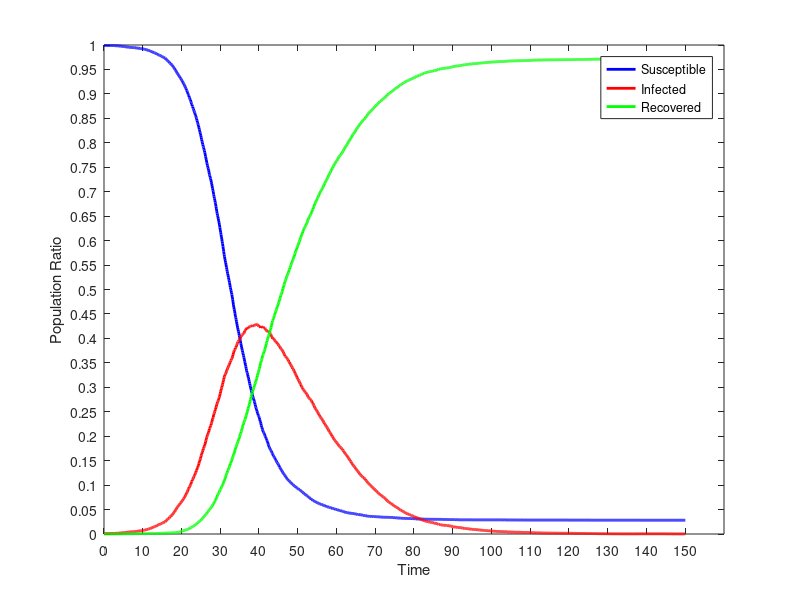

Write MATLAB code to recreate this figure.
dynamics = [
0.00,9990.000,10.000,0.000;
0.10,9990.000,10.000,0.000;
0.20,9990.000,10.000,0.000;
0.30,9990.000,10.000,0.000;
0.40,9990.000,10.000,0.000;
0.50,9989.000,11.000,0.000;
0.60,9988.000,12.000,0.000;
0.70,9988.000,12.000,0.000;
0.80,9988.000,12.000,0.000;
0.90,9988.000,12.000,0.000;
1.00,9988.000,12.000,0.000;
1.10,9988.000,12.000,0.000;
1.20,9988.000,12.000,0.000;
1.30,9988.000,12.000,0.000;
1.40,9988.000,12.000,0.000;
1.50,9988.000,12.000,0.000;
1.60,9988.000,12.000,0.000;
1.70,9988.000,12.000,0.000;
1.80,9988.000,12.000,0.000;
1.90,9988.000,12.000,0.000;
2.00,9988.000,12.000,0.000;
2.10,9988.000,12.000,0.000;
2.20,9988.000,12.000,0.000;
2.30,9988.000,11.000,1.000;
2.40,9988.000,11.000,1.000;
2.50,9987.000,12.000,1.000;
2.60,9987.000,12.000,1.000;
2.70,9987.000,12.000,1.000;
2.80,9986.000,13.000,1.000;
2.90,9986.000,13.000,1.000;
3.00,9986.000,13.000,1.000;
3.10,9984.000,15.000,1.000;
3.20,9983.000,16.000,1.000;
3.30,9983.000,15.000,2.000;
3.40,9982.000,16.000,2.000;
3.50,9982.000,16.000,2.000;
3.60,9981.000,17.000,2.000;
3.70,9981.000,17.000,2.000;
3.80,9981.000,17.000,2.000;
3.90,9981.000,17.000,2.000;
4.00,9981.000,17.000,2.000;
4.10,9979.000,19.000,2.000;
4.20,9976.000,22.000,2.000;
4.30,9976.000,21.000,3.000;
4.40,9975.000,22.000,3.000;
4.50,9974.000,23.000,3.000;
4.60,9973.000,24.000,3.000;
4.70,9972.000,25.000,3.000;
4.80,9971.000,26.000,3.000;
4.90,9971.000,26.000,3.000;
5.00,9970.000,27.000,3.000;
5.10,9970.000,26.000,4.000;
5.20,9968.000,28.000,4.000;
5.30,9966.000,30.000,4.000;
5.40,9964.000,32.000,4.000;
5.50,9964.000,32.000,4.000;
5.60,9963.000,33.000,4.000;
5.70,9962.000,34.000,4.000;
5.80,9961.000,35.000,4.000;
5.90,9959.000,36.000,5.000;
6.00,9958.000,37.000,5.000;
6.10,9958.000,37.000,5.000;
6.20,9957.000,38.000,5.000;
6.30,9956.000,39.000,5.000;
6.40,9954.000,41.000,5.000;
6.50,9954.000,41.000,5.000;
6.60,9953.000,42.000,5.000;
6.70,9951.000,44.000,5.000;
6.80,9951.000,44.000,5.000;
6.90,9951.000,44.000,5.000;
7.00,9951.000,44.000,5.000;
7.10,9950.000,45.000,5.000;
7.20,9950.000,45.000,5.000;
7.30,9950.000,45.000,5.000;
7.40,9950.000,45.000,5.000;
7.50,9949.000,46.000,5.000;
7.60,9948.000,47.000,5.000;
7.70,9948.000,47.000,5.000;
7.80,9946.000,48.000,6.000;
7.90,9944.000,50.000,6.000;
8.00,9942.000,52.000,6.000;
8.10,9942.000,52.000,6.000;
8.20,9941.000,53.000,6.000;
8.30,9941.000,53.000,6.000;
8.40,9940.000,54.000,6.000;
8.50,9939.000,55.000,6.000;
8.60,9939.000,55.000,6.000;
8.70,9937.000,57.000,6.000;
8.80,9936.000,58.000,6.000;
8.90,9936.000,58.000,6.000;
9.00,9934.000,60.000,6.000;
9.10,9931.000,63.000,6.000;
9.20,9929.000,64.000,7.000;
9.30,9929.000,64.000,7.000;
9.40,9927.000,66.000,7.000;
9.50,9926.000,67.000,7.000;
9.60,9925.000,68.000,7.000;
9.70,9924.000,69.000,7.000;
9.80,9923.000,70.000,7.000;
9.90,9923.000,70.000,7.000;
10.00,9921.000,72.000,7.000;
10.10,9920.000,73.000,7.000;
10.20,9918.000,75.000,7.000;
10.30,9917.000,76.000,7.000;
10.40,9916.000,77.000,7.000;
10.50,9913.000,80.000,7.000;
10.60,9910.000,83.000,7.000;
10.70,9910.000,83.000,7.000;
10.80,9907.000,86.000,7.000;
10.90,9904.000,89.000,7.000;
11.00,9902.000,90.000,8.000;
11.10,9899.000,92.000,9.000;
11.20,9897.000,94.000,9.000;
11.30,9895.000,96.000,9.000;
11.40,9893.000,98.000,9.000;
11.50,9889.000,102.000,9.000;
11.60,9886.000,105.000,9.000;
11.70,9884.000,106.000,10.000;
11.80,9880.000,110.000,10.000;
11.90,9880.000,110.000,10.000;
12.00,9875.000,115.000,10.000;
12.10,9872.000,118.000,10.000;
12.20,9866.000,124.000,10.000;
12.30,9865.000,124.000,11.000;
12.40,9862.000,127.000,11.000;
12.50,9858.000,131.000,11.000;
12.60,9855.000,134.000,11.000;
12.70,9849.000,140.000,11.000;
12.80,9845.000,144.000,11.000;
12.90,9844.000,145.000,11.000;
13.00,9840.000,149.000,11.000;
13.10,9837.000,152.000,11.000;
13.20,9834.000,155.000,11.000;
13.30,9832.000,157.000,11.000;
13.40,9828.000,161.000,11.000;
13.50,9825.000,164.000,11.000;
13.60,9821.000,168.000,11.000;
13.70,9812.000,176.000,12.000;
13.80,9809.000,179.000,12.000;
13.90,9806.000,182.000,12.000;
14.00,9800.000,188.000,12.000;
14.10,9798.000,190.000,12.000;
14.20,9795.000,193.000,12.000;
14.30,9792.000,196.000,12.000;
14.40,9787.000,200.000,13.000;
14.50,9784.000,202.000,14.000;
14.60,9780.000,206.000,14.000;
14.70,9775.000,210.000,15.000;
14.80,9770.000,215.000,15.000;
14.90,9768.000,217.000,15.000;
15.00,9764.000,220.000,16.000;
15.10,9759.000,225.000,16.000;
15.20,9755.000,228.000,17.000;
15.30,9751.000,232.000,17.000;
15.40,9746.000,236.000,18.000;
15.50,9740.000,242.000,18.000;
15.60,9735.000,247.000,18.000;
15.70,9733.000,248.000,19.000;
15.80,9732.000,249.000,19.000;
15.90,9725.000,256.000,19.000;
16.00,9714.000,267.000,19.000;
16.10,9701.000,280.000,19.000;
16.20,9693.000,288.000,19.000;
16.30,9684.000,297.000,19.000;
16.40,9678.000,303.000,19.000;
16.50,9669.000,312.000,19.000;
16.60,9665.000,315.000,20.000;
16.70,9660.000,319.000,21.000;
16.80,9653.000,325.000,22.000;
16.90,9644.000,334.000,22.000;
17.00,9631.000,347.000,22.000;
17.10,9625.000,353.000,22.000;
17.20,9620.000,358.000,22.000;
17.30,9609.000,369.000,22.000;
17.40,9600.000,377.000,23.000;
17.50,9591.000,386.000,23.000;
17.60,9587.000,390.000,23.000;
17.70,9574.000,403.000,23.000;
17.80,9563.000,412.000,25.000;
17.90,9552.000,423.000,25.000;
18.00,9540.000,434.000,26.000;
18.10,9528.000,445.000,27.000;
18.20,9518.000,453.000,29.000;
18.30,9504.000,467.000,29.000;
18.40,9489.000,482.000,29.000;
18.50,9480.000,491.000,29.000;
18.60,9466.000,504.000,30.000;
18.70,9452.000,517.000,31.000;
18.80,9437.000,532.000,31.000;
18.90,9422.000,546.000,32.000;
19.00,9413.000,554.000,33.000;
19.10,9400.000,565.000,35.000;
19.20,9387.000,574.000,39.000;
19.30,9374.000,587.000,39.000;
19.40,9364.000,596.000,40.000;
19.50,9352.000,607.000,41.000;
19.60,9340.000,617.000,43.000;
19.70,9324.000,631.000,45.000;
19.80,9313.000,638.000,49.000;
19.90,9303.000,647.000,50.000;
20.00,9289.000,660.000,51.000;
20.10,9275.000,671.000,54.000;
20.20,9263.000,680.000,57.000;
20.30,9246.000,691.000,63.000;
20.40,9231.000,704.000,65.000;
20.50,9212.000,719.000,69.000;
20.60,9202.000,727.000,71.000;
20.70,9186.000,739.000,75.000;
20.80,9170.000,755.000,75.000;
20.90,9152.000,770.000,78.000;
21.00,9134.000,785.000,81.000;
21.10,9118.000,799.000,83.000;
21.20,9102.000,814.000,84.000;
21.30,9078.000,835.000,87.000;
21.40,9065.000,846.000,89.000;
21.50,9042.000,868.000,90.000;
21.60,9020.000,885.000,95.000;
21.70,8998.000,905.000,97.000;
21.80,8980.000,920.000,100.000;
21.90,8961.000,934.000,105.000;
22.00,8930.000,959.000,111.000;
22.10,8910.000,969.000,121.000;
22.20,8892.000,983.000,125.000;
22.30,8875.000,997.000,128.000;
22.40,8849.000,1018.000,133.000;
22.50,8823.000,1043.000,134.000;
22.60,8796.000,1068.000,136.000;
22.70,8777.000,1080.000,143.000;
22.80,8748.000,1105.000,147.000;
22.90,8736.000,1112.000,152.000;
23.00,8706.000,1139.000,155.000;
23.10,8685.000,1152.000,163.000;
23.20,8658.000,1174.000,168.000;
23.30,8638.000,1186.000,176.000;
23.40,8619.000,1202.000,179.000;
23.50,8591.000,1225.000,184.000;
23.60,8567.000,1243.000,190.000;
23.70,8544.000,1262.000,194.000;
23.80,8514.000,1288.000,198.000;
23.90,8492.000,1303.000,205.000;
24.00,8458.000,1328.000,214.000;
24.10,8422.000,1351.000,227.000;
24.20,8399.000,1368.000,233.000;
24.30,8372.000,1390.000,238.000;
24.40,8344.000,1410.000,246.000;
24.50,8306.000,1443.000,251.000;
24.60,8275.000,1469.000,256.000;
24.70,8241.000,1494.000,265.000;
24.80,8207.000,1520.000,273.000;
24.90,8180.000,1544.000,276.000;
25.00,8142.000,1577.000,281.000;
25.10,8104.000,1604.000,292.000;
25.20,8064.000,1633.000,303.000;
25.30,8031.000,1659.000,310.000;
25.40,8000.000,1679.000,321.000;
25.50,7965.000,1705.000,330.000;
25.60,7927.000,1739.000,334.000;
25.70,7904.000,1753.000,343.000;
25.80,7869.000,1775.000,356.000;
25.90,7841.000,1794.000,365.000;
26.00,7804.000,1818.000,378.000;
26.10,7770.000,1843.000,387.000;
26.20,7721.000,1887.000,392.000;
26.30,7687.000,1910.000,403.000;
26.40,7650.000,1941.000,409.000;
26.50,7605.000,1976.000,419.000;
26.60,7572.000,1998.000,430.000;
26.70,7534.000,2019.000,447.000;
26.80,7501.000,2039.000,460.000;
26.90,7470.000,2062.000,468.000;
27.00,7440.000,2082.000,478.000;
27.10,7399.000,2112.000,489.000;
27.20,7351.000,2151.000,498.000;
27.30,7328.000,2163.000,509.000;
27.40,7298.000,2184.000,518.000;
27.50,7266.000,2208.000,526.000;
27.60,7237.000,2223.000,540.000;
27.70,7195.000,2259.000,546.000;
27.80,7158.000,2282.000,560.000;
27.90,7117.000,2310.000,573.000;
28.00,7070.000,2348.000,582.000;
28.10,7030.000,2372.000,598.000;
28.20,6997.000,2390.000,613.000;
28.30,6943.000,2434.000,623.000;
28.40,6901.000,2462.000,637.000;
28.50,6862.000,2482.000,656.000;
28.60,6827.000,2505.000,668.000;
28.70,6783.000,2538.000,679.000;
28.80,6750.000,2555.000,695.000;
28.90,6696.000,2591.000,713.000;
29.00,6650.000,2613.000,737.000;
29.10,6601.000,2646.000,753.000;
29.20,6556.000,2673.000,771.000;
29.30,6517.000,2692.000,791.000;
29.40,6483.000,2710.000,807.000;
29.50,6444.000,2729.000,827.000;
29.60,6401.000,2761.000,838.000;
29.70,6363.000,2786.000,851.000;
29.80,6321.000,2807.000,872.000;
29.90,6269.000,2843.000,888.000;
30.00,6217.000,2873.000,910.000;
30.10,6171.000,2910.000,919.000;
30.20,6124.000,2941.000,935.000;
30.30,6074.000,2974.000,952.000;
30.40,6031.000,2998.000,971.000;
30.50,5978.000,3037.000,985.000;
30.60,5939.000,3056.000,1005.000;
30.70,5881.000,3099.000,1020.000;
30.80,5827.000,3132.000,1041.000;
30.90,5777.000,3160.000,1063.000;
31.00,5714.000,3202.000,1084.000;
31.10,5671.000,3225.000,1104.000;
31.20,5623.000,3252.000,1125.000;
31.30,5585.000,3268.000,1147.000;
31.40,5547.000,3281.000,1172.000;
31.50,5503.000,3298.000,1199.000;
31.60,5454.000,3326.000,1220.000;
31.70,5413.000,3349.000,1238.000;
31.80,5371.000,3368.000,1261.000;
31.90,5327.000,3385.000,1288.000;
32.00,5294.000,3402.000,1304.000;
32.10,5250.000,3429.000,1321.000;
32.20,5212.000,3442.000,1346.000;
32.30,5179.000,3460.000,1361.000;
32.40,5141.000,3478.000,1381.000;
32.50,5089.000,3504.000,1407.000;
32.60,5043.000,3522.000,1435.000;
32.70,5007.000,3542.000,1451.000;
32.80,4973.000,3552.000,1475.000;
32.90,4932.000,3574.000,1494.000;
33.00,4896.000,3586.000,1518.000;
33.10,4848.000,3604.000,1548.000;
33.20,4799.000,3637.000,1564.000;
33.30,4746.000,3665.000,1589.000;
33.40,4686.000,3704.000,1610.000;
33.50,4641.000,3727.000,1632.000;
33.60,4597.000,3748.000,1655.000;
33.70,4559.000,3763.000,1678.000;
33.80,4514.000,3773.000,1713.000;
33.90,4459.000,3803.000,1738.000;
34.00,4427.000,3812.000,1761.000;
34.10,4387.000,3824.000,1789.000;
34.20,4341.000,3852.000,1807.000;
34.30,4295.000,3874.000,1831.000;
34.40,4255.000,3895.000,1850.000;
34.50,4215.000,3911.000,1874.000;
34.60,4175.000,3933.000,1892.000;
34.70,4143.000,3936.000,1921.000;
34.80,4107.000,3951.000,1942.000;
34.90,4062.000,3970.000,1968.000;
35.00,4030.000,3980.000,1990.000;
35.10,3986.000,3993.000,2021.000;
35.20,3949.000,4012.000,2039.000;
35.30,3900.000,4039.000,2061.000;
35.40,3864.000,4042.000,2094.000;
35.50,3823.000,4059.000,2118.000;
35.60,3783.000,4069.000,2148.000;
35.70,3754.000,4073.000,2173.000;
35.80,3715.000,4080.000,2205.000;
35.90,3684.000,4089.000,2227.000;
36.00,3651.000,4094.000,2255.000;
36.10,3610.000,4105.000,2285.000;
36.20,3577.000,4118.000,2305.000;
36.30,3531.000,4149.000,2320.000;
36.40,3500.000,4158.000,2342.000;
36.50,3457.000,4178.000,2365.000;
36.60,3425.000,4177.000,2398.000;
36.70,3381.000,4196.000,2423.000;
36.80,3341.000,4210.000,2449.000;
36.90,3306.000,4217.000,2477.000;
37.00,3287.000,4206.000,2507.000;
37.10,3254.000,4209.000,2537.000;
37.20,3214.000,4219.000,2567.000;
37.30,3187.000,4216.000,2597.000;
37.40,3151.000,4230.000,2619.000;
37.50,3114.000,4235.000,2651.000;
37.60,3077.000,4244.000,2679.000;
37.70,3038.000,4247.000,2715.000;
37.80,3008.000,4244.000,2748.000;
37.90,2968.000,4254.000,2778.000;
38.00,2937.000,4255.000,2808.000;
38.10,2911.000,4252.000,2837.000;
38.20,2880.000,4258.000,2862.000;
38.30,2843.000,4264.000,2893.000;
38.40,2814.000,4253.000,2933.000;
38.50,2790.000,4258.000,2952.000;
38.60,2767.000,4259.000,2974.000;
38.70,2738.000,4261.000,3001.000;
38.80,2711.000,4262.000,3027.000;
38.90,2683.000,4269.000,3048.000;
39.00,2650.000,4275.000,3075.000;
39.10,2612.000,4287.000,3101.000;
39.20,2584.000,4290.000,3126.000;
39.30,2561.000,4290.000,3149.000;
39.40,2536.000,4287.000,3177.000;
39.50,2509.000,4283.000,3208.000;
39.60,2476.000,4282.000,3242.000;
39.70,2455.000,4273.000,3272.000;
39.80,2430.000,4272.000,3298.000;
39.90,2412.000,4264.000,3324.000;
40.00,2395.000,4243.000,3362.000;
40.10,2373.000,4245.000,3382.000;
40.20,2334.000,4245.000,3421.000;
40.30,2310.000,4234.000,3456.000;
40.40,2289.000,4217.000,3494.000;
40.50,2254.000,4229.000,3517.000;
40.60,2218.000,4239.000,3543.000;
40.70,2188.000,4244.000,3568.000;
40.80,2168.000,4236.000,3596.000;
40.90,2138.000,4221.000,3641.000;
41.00,2111.000,4230.000,3659.000;
41.10,2091.000,4234.000,3675.000;
41.20,2075.000,4229.000,3696.000;
41.30,2061.000,4214.000,3725.000;
41.40,2042.000,4212.000,3746.000;
41.50,2018.000,4212.000,3770.000;
41.60,2000.000,4199.000,3801.000;
41.70,1985.000,4190.000,3825.000;
41.80,1963.000,4174.000,3863.000;
41.90,1944.000,4162.000,3894.000;
42.00,1921.000,4156.000,3923.000;
42.10,1905.000,4143.000,3952.000;
42.20,1883.000,4138.000,3979.000;
42.30,1859.000,4134.000,4007.000;
42.40,1831.000,4135.000,4034.000;
42.50,1803.000,4139.000,4058.000;
42.60,1783.000,4141.000,4076.000;
42.70,1769.000,4122.000,4109.000;
42.80,1749.000,4109.000,4142.000;
42.90,1732.000,4098.000,4170.000;
43.00,1717.000,4090.000,4193.000;
43.10,1706.000,4072.000,4222.000;
43.20,1693.000,4051.000,4256.000;
43.30,1673.000,4032.000,4295.000;
43.40,1656.000,4018.000,4326.000;
43.50,1640.000,3997.000,4363.000;
43.60,1621.000,4003.000,4376.000;
43.70,1603.000,3996.000,4401.000;
43.80,1592.000,3991.000,4417.000;
43.90,1575.000,3981.000,4444.000;
44.00,1561.000,3968.000,4471.000;
44.10,1551.000,3955.000,4494.000;
44.20,1532.000,3946.000,4522.000;
44.30,1515.000,3934.000,4551.000;
44.40,1506.000,3925.000,4569.000;
44.50,1483.000,3927.000,4590.000;
44.60,1468.000,3915.000,4617.000;
44.70,1461.000,3894.000,4645.000;
44.80,1445.000,3893.000,4662.000;
44.90,1435.000,3879.000,4686.000;
45.00,1420.000,3870.000,4710.000;
45.10,1407.000,3854.000,4739.000;
45.20,1389.000,3849.000,4762.000;
45.30,1366.000,3843.000,4791.000;
45.40,1358.000,3827.000,4815.000;
45.50,1345.000,3811.000,4844.000;
45.60,1332.000,3793.000,4875.000;
45.70,1317.000,3786.000,4897.000;
45.80,1306.000,3780.000,4914.000;
45.90,1294.000,3771.000,4935.000;
46.00,1279.000,3763.000,4958.000;
46.10,1262.000,3749.000,4989.000;
46.20,1249.000,3729.000,5022.000;
46.30,1236.000,3714.000,5050.000;
46.40,1228.000,3693.000,5079.000;
46.50,1216.000,3682.000,5102.000;
46.60,1204.000,3667.000,5129.000;
46.70,1196.000,3641.000,5163.000;
46.80,1182.000,3635.000,5183.000;
46.90,1170.000,3628.000,5202.000;
47.00,1161.000,3617.000,5222.000;
47.10,1146.000,3603.000,5251.000;
47.20,1134.000,3596.000,5270.000;
47.30,1125.000,3583.000,5292.000;
47.40,1118.000,3571.000,5311.000;
47.50,1108.000,3562.000,5330.000;
47.60,1100.000,3552.000,5348.000;
47.70,1095.000,3527.000,5378.000;
47.80,1085.000,3516.000,5399.000;
47.90,1076.000,3511.000,5413.000;
48.00,1071.000,3481.000,5448.000;
48.10,1062.000,3471.000,5467.000;
48.20,1053.000,3458.000,5489.000;
48.30,1041.000,3445.000,5514.000;
48.40,1034.000,3431.000,5535.000;
48.50,1027.000,3414.000,5559.000;
48.60,1019.000,3402.000,5579.000;
48.70,1017.000,3381.000,5602.000;
48.80,1009.000,3374.000,5617.000;
48.90,1001.000,3364.000,5635.000;
49.00,993.000,3345.000,5662.000;
49.10,985.000,3330.000,5685.000;
49.20,976.000,3313.000,5711.000;
49.30,972.000,3291.000,5737.000;
49.40,966.000,3276.000,5758.000;
49.50,959.000,3258.000,5783.000;
49.60,950.000,3246.000,5804.000;
49.70,945.000,3228.000,5827.000;
49.80,943.000,3205.000,5852.000;
49.90,939.000,3185.000,5876.000;
50.00,935.000,3167.000,5898.000;
50.10,926.000,3162.000,5912.000;
50.20,918.000,3142.000,5940.000;
50.30,910.000,3133.000,5957.000;
50.40,905.000,3116.000,5979.000;
50.50,902.000,3100.000,5998.000;
50.60,894.000,3080.000,6026.000;
50.70,888.000,3064.000,6048.000;
50.80,883.000,3051.000,6066.000;
50.90,877.000,3031.000,6092.000;
51.00,875.000,3012.000,6113.000;
51.10,868.000,2999.000,6133.000;
51.20,859.000,2988.000,6153.000;
51.30,851.000,2969.000,6180.000;
51.40,846.000,2956.000,6198.000;
51.50,835.000,2947.000,6218.000;
51.60,826.000,2937.000,6237.000;
51.70,823.000,2922.000,6255.000;
51.80,816.000,2911.000,6273.000;
51.90,811.000,2904.000,6285.000;
52.00,805.000,2899.000,6296.000;
52.10,798.000,2889.000,6313.000;
52.20,791.000,2876.000,6333.000;
52.30,785.000,2864.000,6351.000;
52.40,780.000,2852.000,6368.000;
52.50,777.000,2833.000,6390.000;
52.60,771.000,2816.000,6413.000;
52.70,761.000,2801.000,6438.000;
52.80,755.000,2792.000,6453.000;
52.90,749.000,2781.000,6470.000;
53.00,740.000,2773.000,6487.000;
53.10,735.000,2765.000,6500.000;
53.20,729.000,2756.000,6515.000;
53.30,726.000,2745.000,6529.000;
53.40,717.000,2740.000,6543.000;
53.50,705.000,2730.000,6565.000;
53.60,704.000,2714.000,6582.000;
53.70,699.000,2696.000,6605.000;
53.80,696.000,2679.000,6625.000;
53.90,687.000,2673.000,6640.000;
54.00,682.000,2650.000,6668.000;
54.10,680.000,2635.000,6685.000;
54.20,674.000,2625.000,6701.000;
54.30,670.000,2607.000,6723.000;
54.40,666.000,2585.000,6749.000;
54.50,663.000,2571.000,6766.000;
54.60,658.000,2560.000,6782.000;
54.70,654.000,2544.000,6802.000;
54.80,647.000,2538.000,6815.000;
54.90,645.000,2525.000,6830.000;
55.00,642.000,2509.000,6849.000;
55.10,638.000,2496.000,6866.000;
55.20,634.000,2482.000,6884.000;
55.30,630.000,2467.000,6903.000;
55.40,626.000,2455.000,6919.000;
55.50,623.000,2438.000,6939.000;
55.60,618.000,2428.000,6954.000;
55.70,615.000,2410.000,6975.000;
55.80,613.000,2395.000,6992.000;
55.90,610.000,2384.000,7006.000;
56.00,608.000,2372.000,7020.000;
56.10,604.000,2362.000,7034.000;
56.20,600.000,2356.000,7044.000;
56.30,597.000,2343.000,7060.000;
56.40,595.000,2332.000,7073.000;
56.50,594.000,2318.000,7088.000;
56.60,590.000,2302.000,7108.000;
56.70,588.000,2287.000,7125.000;
56.80,585.000,2273.000,7142.000;
56.90,582.000,2255.000,7163.000;
57.00,575.000,2248.000,7177.000;
57.10,573.000,2234.000,7193.000;
57.20,569.000,2223.000,7208.000;
57.30,568.000,2208.000,7224.000;
57.40,564.000,2198.000,7238.000;
57.50,562.000,2185.000,7253.000;
57.60,557.000,2174.000,7269.000;
57.70,556.000,2157.000,7287.000;
57.80,553.000,2149.000,7298.000;
57.90,551.000,2136.000,7313.000;
58.00,549.000,2117.000,7334.000;
58.10,549.000,2099.000,7352.000;
58.20,547.000,2085.000,7368.000;
58.30,543.000,2078.000,7379.000;
58.40,540.000,2066.000,7394.000;
58.50,535.000,2052.000,7413.000;
58.60,532.000,2040.000,7428.000;
58.70,531.000,2027.000,7442.000;
58.80,529.000,2007.000,7464.000;
58.90,525.000,1997.000,7478.000;
59.00,521.000,1989.000,7490.000;
59.10,519.000,1974.000,7507.000;
59.20,518.000,1960.000,7522.000;
59.30,517.000,1946.000,7537.000;
59.40,517.000,1931.000,7552.000;
59.50,515.000,1919.000,7566.000;
59.60,512.000,1912.000,7576.000;
59.70,507.000,1903.000,7590.000;
59.80,503.000,1895.000,7602.000;
59.90,500.000,1883.000,7617.000;
60.00,499.000,1873.000,7628.000;
60.10,499.000,1865.000,7636.000;
60.20,498.000,1851.000,7651.000;
60.30,494.000,1843.000,7663.000;
60.40,490.000,1830.000,7680.000;
60.50,486.000,1817.000,7697.000;
60.60,484.000,1806.000,7710.000;
60.70,481.000,1801.000,7718.000;
60.80,480.000,1792.000,7728.000;
60.90,479.000,1782.000,7739.000;
61.00,478.000,1774.000,7748.000;
61.10,475.000,1767.000,7758.000;
61.20,474.000,1761.000,7765.000;
61.30,470.000,1749.000,7781.000;
61.40,469.000,1741.000,7790.000;
61.50,466.000,1731.000,7803.000;
61.60,465.000,1716.000,7819.000;
61.70,461.000,1709.000,7830.000;
61.80,458.000,1701.000,7841.000;
61.90,453.000,1685.000,7862.000;
62.00,452.000,1676.000,7872.000;
62.10,451.000,1662.000,7887.000;
62.20,448.000,1648.000,7904.000;
62.30,446.000,1639.000,7915.000;
62.40,443.000,1631.000,7926.000;
62.50,442.000,1619.000,7939.000;
62.60,439.000,1613.000,7948.000;
62.70,439.000,1601.000,7960.000;
62.80,438.000,1590.000,7972.000;
62.90,435.000,1576.000,7989.000;
63.00,432.000,1562.000,8006.000;
63.10,431.000,1550.000,8019.000;
63.20,429.000,1541.000,8030.000;
63.30,428.000,1526.000,8046.000;
63.40,427.000,1516.000,8057.000;
63.50,426.000,1505.000,8069.000;
63.60,426.000,1490.000,8084.000;
63.70,425.000,1481.000,8094.000;
63.80,424.000,1473.000,8103.000;
63.90,424.000,1456.000,8120.000;
64.00,423.000,1441.000,8136.000;
64.10,421.000,1431.000,8148.000;
64.20,419.000,1417.000,8164.000;
64.30,418.000,1405.000,8177.000;
64.40,417.000,1396.000,8187.000;
64.50,417.000,1386.000,8197.000;
64.60,415.000,1378.000,8207.000;
64.70,413.000,1369.000,8218.000;
64.80,412.000,1358.000,8230.000;
64.90,409.000,1347.000,8244.000;
65.00,407.000,1331.000,8262.000;
65.10,406.000,1321.000,8273.000;
65.20,404.000,1311.000,8285.000;
65.30,403.000,1300.000,8297.000;
65.40,400.000,1291.000,8309.000;
65.50,400.000,1282.000,8318.000;
65.60,400.000,1275.000,8325.000;
65.70,400.000,1262.000,8338.000;
65.80,395.000,1251.000,8354.000;
65.90,395.000,1242.000,8363.000;
66.00,395.000,1228.000,8377.000;
66.10,394.000,1217.000,8389.000;
66.20,394.000,1205.000,8401.000;
66.30,393.000,1199.000,8408.000;
66.40,391.000,1193.000,8416.000;
66.50,391.000,1185.000,8424.000;
66.60,387.000,1177.000,8436.000;
66.70,385.000,1172.000,8443.000;
66.80,383.000,1160.000,8457.000;
66.90,383.000,1151.000,8466.000;
67.00,381.000,1151.000,8468.000;
67.10,379.000,1143.000,8478.000;
67.20,377.000,1135.000,8488.000;
67.30,375.000,1128.000,8497.000;
67.40,374.000,1123.000,8503.000;
67.50,374.000,1107.000,8519.000;
67.60,372.000,1096.000,8532.000;
67.70,371.000,1088.000,8541.000;
67.80,370.000,1080.000,8550.000;
67.90,370.000,1071.000,8559.000;
68.00,366.000,1061.000,8573.000;
68.10,366.000,1047.000,8587.000;
68.20,364.000,1041.000,8595.000;
68.30,363.000,1033.000,8604.000;
68.40,362.000,1024.000,8614.000;
68.50,361.000,1019.000,8620.000;
68.60,361.000,1009.000,8630.000;
68.70,361.000,1001.000,8638.000;
68.80,361.000,995.000,8644.000;
68.90,361.000,986.000,8653.000;
69.00,360.000,978.000,8662.000;
69.10,359.000,970.000,8671.000;
69.20,359.000,961.000,8680.000;
69.30,359.000,951.000,8690.000;
69.40,359.000,945.000,8696.000;
69.50,356.000,940.000,8704.000;
69.60,356.000,933.000,8711.000;
69.70,356.000,924.000,8720.000;
69.80,356.000,912.000,8732.000;
69.90,355.000,904.000,8741.000;
70.00,354.000,899.000,8747.000;
70.10,354.000,890.000,8756.000;
70.20,354.000,884.000,8762.000;
70.30,353.000,881.000,8766.000;
70.40,353.000,868.000,8779.000;
70.50,352.000,862.000,8786.000;
70.60,352.000,855.000,8793.000;
70.70,351.000,849.000,8800.000;
70.80,351.000,839.000,8810.000;
70.90,350.000,828.000,8822.000;
71.00,350.000,820.000,8830.000;
71.10,350.000,815.000,8835.000;
71.20,349.000,808.000,8843.000;
71.30,349.000,802.000,8849.000;
71.40,346.000,802.000,8852.000;
71.50,346.000,792.000,8862.000;
71.60,346.000,785.000,8869.000;
71.70,345.000,780.000,8875.000;
71.80,345.000,773.000,8882.000;
71.90,344.000,767.000,8889.000;
72.00,344.000,761.000,8895.000;
72.10,343.000,756.000,8901.000;
72.20,343.000,748.000,8909.000;
72.30,343.000,745.000,8912.000;
72.40,343.000,739.000,8918.000;
72.50,343.000,732.000,8925.000;
72.60,343.000,721.000,8936.000;
72.70,343.000,710.000,8947.000;
72.80,342.000,709.000,8949.000;
72.90,342.000,700.000,8958.000;
73.00,342.000,687.000,8971.000;
73.10,342.000,680.000,8978.000;
73.20,342.000,670.000,8988.000;
73.30,342.000,664.000,8994.000;
73.40,342.000,660.000,8998.000;
73.50,341.000,652.000,9007.000;
73.60,340.000,649.000,9011.000;
73.70,340.000,643.000,9017.000;
73.80,340.000,639.000,9021.000;
73.90,340.000,631.000,9029.000;
74.00,340.000,628.000,9032.000;
74.10,340.000,619.000,9041.000;
74.20,340.000,615.000,9045.000;
74.30,339.000,612.000,9049.000;
74.40,338.000,607.000,9055.000;
74.50,336.000,604.000,9060.000;
74.60,336.000,597.000,9067.000;
74.70,335.000,590.000,9075.000;
74.80,334.000,583.000,9083.000;
74.90,333.000,573.000,9094.000;
75.00,333.000,567.000,9100.000;
75.10,333.000,564.000,9103.000;
75.20,333.000,559.000,9108.000;
75.30,333.000,555.000,9112.000;
75.40,330.000,552.000,9118.000;
75.50,330.000,547.000,9123.000;
75.60,329.000,544.000,9127.000;
75.70,329.000,539.000,9132.000;
75.80,328.000,533.000,9139.000;
75.90,328.000,523.000,9149.000;
76.00,327.000,518.000,9155.000;
76.10,327.000,512.000,9161.000;
76.20,326.000,506.000,9168.000;
76.30,326.000,504.000,9170.000;
76.40,326.000,499.000,9175.000;
76.50,324.000,493.000,9183.000;
76.60,324.000,487.000,9189.000;
76.70,323.000,484.000,9193.000;
76.80,322.000,481.000,9197.000;
76.90,321.000,475.000,9204.000;
77.00,321.000,470.000,9209.000;
77.10,321.000,466.000,9213.000;
77.20,321.000,462.000,9217.000;
77.30,321.000,456.000,9223.000;
77.40,320.000,451.000,9229.000;
77.50,320.000,447.000,9233.000;
77.60,320.000,443.000,9237.000;
77.70,320.000,438.000,9242.000;
77.80,320.000,431.000,9249.000;
77.90,319.000,428.000,9253.000;
78.00,318.000,423.000,9259.000;
78.10,317.000,421.000,9262.000;
78.20,317.000,418.000,9265.000;
78.30,317.000,416.000,9267.000;
78.40,317.000,409.000,9274.000;
78.50,317.000,407.000,9276.000;
78.60,317.000,403.000,9280.000;
78.70,316.000,401.000,9283.000;
78.80,316.000,399.000,9285.000;
78.90,316.000,394.000,9290.000;
79.00,316.000,390.000,9294.000;
79.10,315.000,386.000,9299.000;
79.20,315.000,384.000,9301.000;
79.30,315.000,381.000,9304.000;
79.40,315.000,377.000,9308.000;
79.50,314.000,374.000,9312.000;
79.60,314.000,370.000,9316.000;
79.70,314.000,368.000,9318.000;
79.80,314.000,365.000,9321.000;
79.90,313.000,363.000,9324.000;
80.00,313.000,360.000,9327.000;
80.10,312.000,354.000,9334.000;
80.20,312.000,347.000,9341.000;
80.30,312.000,343.000,9345.000;
80.40,309.000,346.000,9345.000;
80.50,309.000,339.000,9352.000;
80.60,309.000,337.000,9354.000;
80.70,308.000,330.000,9362.000;
80.80,307.000,330.000,9363.000;
80.90,307.000,328.000,9365.000;
81.00,307.000,327.000,9366.000;
81.10,306.000,327.000,9367.000;
81.20,306.000,323.000,9371.000;
81.30,306.000,321.000,9373.000;
81.40,306.000,315.000,9379.000;
81.50,306.000,307.000,9387.000;
81.60,306.000,306.000,9388.000;
81.70,306.000,304.000,9390.000;
81.80,306.000,301.000,9393.000;
81.90,306.000,298.000,9396.000;
82.00,306.000,292.000,9402.000;
82.10,306.000,289.000,9405.000;
82.20,306.000,286.000,9408.000;
82.30,305.000,281.000,9414.000;
82.40,304.000,278.000,9418.000;
82.50,304.000,275.000,9421.000;
82.60,304.000,275.000,9421.000;
82.70,303.000,271.000,9426.000;
82.80,303.000,266.000,9431.000;
82.90,303.000,263.000,9434.000;
83.00,303.000,262.000,9435.000;
83.10,303.000,261.000,9436.000;
83.20,303.000,259.000,9438.000;
83.30,303.000,258.000,9439.000;
83.40,303.000,256.000,9441.000;
83.50,303.000,255.000,9442.000;
83.60,302.000,255.000,9443.000;
83.70,302.000,249.000,9449.000;
83.80,302.000,248.000,9450.000;
83.90,302.000,246.000,9452.000;
84.00,302.000,244.000,9454.000;
84.10,302.000,243.000,9455.000;
84.20,301.000,243.000,9456.000;
84.30,301.000,241.000,9458.000;
84.40,301.000,241.000,9458.000;
84.50,301.000,239.000,9460.000;
84.60,301.000,237.000,9462.000;
84.70,301.000,236.000,9463.000;
84.80,301.000,234.000,9465.000;
84.90,301.000,227.000,9472.000;
85.00,301.000,226.000,9473.000;
85.10,301.000,226.000,9473.000;
85.20,301.000,226.000,9473.000;
85.30,301.000,225.000,9474.000;
85.40,301.000,222.000,9477.000;
85.50,301.000,220.000,9479.000;
85.60,301.000,218.000,9481.000;
85.70,301.000,215.000,9484.000;
85.80,301.000,212.000,9487.000;
85.90,301.000,211.000,9488.000;
86.00,300.000,208.000,9492.000;
86.10,300.000,205.000,9495.000;
86.20,300.000,205.000,9495.000;
86.30,300.000,202.000,9498.000;
86.40,300.000,194.000,9506.000;
86.50,300.000,194.000,9506.000;
86.60,300.000,194.000,9506.000;
86.70,300.000,194.000,9506.000;
86.80,300.000,191.000,9509.000;
86.90,300.000,188.000,9512.000;
87.00,300.000,186.000,9514.000;
87.10,300.000,185.000,9515.000;
87.20,299.000,184.000,9517.000;
87.30,299.000,182.000,9519.000;
87.40,298.000,181.000,9521.000;
87.50,298.000,180.000,9522.000;
87.60,298.000,179.000,9523.000;
87.70,298.000,179.000,9523.000;
87.80,297.000,179.000,9524.000;
87.90,297.000,178.000,9525.000;
88.00,297.000,178.000,9525.000;
88.10,297.000,177.000,9526.000;
88.20,297.000,177.000,9526.000;
88.30,297.000,177.000,9526.000;
88.40,297.000,175.000,9528.000;
88.50,296.000,174.000,9530.000;
88.60,296.000,174.000,9530.000;
88.70,296.000,173.000,9531.000;
88.80,296.000,170.000,9534.000;
88.90,295.000,169.000,9536.000;
89.00,295.000,168.000,9537.000;
89.10,295.000,168.000,9537.000;
89.20,295.000,166.000,9539.000;
89.30,295.000,165.000,9540.000;
89.40,295.000,162.000,9543.000;
89.50,294.000,162.000,9544.000;
89.60,294.000,160.000,9546.000;
89.70,294.000,158.000,9548.000;
89.80,294.000,155.000,9551.000;
89.90,294.000,152.000,9554.000;
90.00,294.000,150.000,9556.000;
90.10,294.000,149.000,9557.000;
90.20,294.000,148.000,9558.000;
90.30,294.000,145.000,9561.000;
90.40,294.000,143.000,9563.000;
90.50,293.000,144.000,9563.000;
90.60,293.000,141.000,9566.000;
90.70,293.000,139.000,9568.000;
90.80,293.000,139.000,9568.000;
90.90,292.000,139.000,9569.000;
91.00,292.000,138.000,9570.000;
91.10,292.000,138.000,9570.000;
91.20,292.000,136.000,9572.000;
91.30,292.000,136.000,9572.000;
91.40,291.000,136.000,9573.000;
91.50,290.000,136.000,9574.000;
91.60,290.000,135.000,9575.000;
91.70,290.000,133.000,9577.000;
91.80,290.000,130.000,9580.000;
91.90,290.000,129.000,9581.000;
92.00,290.000,129.000,9581.000;
92.10,290.000,129.000,9581.000;
92.20,290.000,128.000,9582.000;
92.30,290.000,126.000,9584.000;
92.40,290.000,125.000,9585.000;
92.50,290.000,122.000,9588.000;
92.60,290.000,120.000,9590.000;
92.70,290.000,118.000,9592.000;
92.80,290.000,117.000,9593.000;
92.90,290.000,117.000,9593.000;
93.00,290.000,115.000,9595.000;
93.10,290.000,114.000,9596.000;
93.20,290.000,113.000,9597.000;
93.30,290.000,113.000,9597.000;
93.40,290.000,111.000,9599.000;
93.50,290.000,111.000,9599.000;
93.60,290.000,111.000,9599.000;
93.70,290.000,109.000,9601.000;
93.80,290.000,107.000,9603.000;
93.90,290.000,107.000,9603.000;
94.00,290.000,106.000,9604.000;
94.10,290.000,106.000,9604.000;
94.20,290.000,105.000,9605.000;
94.30,290.000,104.000,9606.000;
94.40,290.000,102.000,9608.000;
94.50,290.000,100.000,9610.000;
94.60,290.000,100.000,9610.000;
94.70,290.000,99.000,9611.000;
94.80,290.000,96.000,9614.000;
94.90,289.000,96.000,9615.000;
95.00,289.000,96.000,9615.000;
95.10,289.000,96.000,9615.000;
95.20,289.000,95.000,9616.000;
95.30,289.000,93.000,9618.000;
95.40,289.000,92.000,9619.000;
95.50,289.000,92.000,9619.000;
95.60,289.000,92.000,9619.000;
95.70,289.000,92.000,9619.000;
95.80,289.000,91.000,9620.000;
95.90,289.000,91.000,9620.000;
96.00,289.000,91.000,9620.000;
96.10,289.000,91.000,9620.000;
96.20,289.000,89.000,9622.000;
96.30,289.000,88.000,9623.000;
96.40,289.000,86.000,9625.000;
96.50,289.000,86.000,9625.000;
96.60,289.000,83.000,9628.000;
96.70,289.000,83.000,9628.000;
96.80,289.000,83.000,9628.000;
96.90,289.000,81.000,9630.000;
97.00,289.000,81.000,9630.000;
97.10,289.000,81.000,9630.000;
97.20,289.000,80.000,9631.000;
97.30,289.000,80.000,9631.000;
97.40,289.000,79.000,9632.000;
97.50,289.000,78.000,9633.000;
97.60,289.000,77.000,9634.000;
97.70,289.000,76.000,9635.000;
97.80,289.000,76.000,9635.000;
97.90,289.000,74.000,9637.000;
98.00,289.000,73.000,9638.000;
98.10,289.000,73.000,9638.000;
98.20,289.000,72.000,9639.000;
98.30,289.000,72.000,9639.000;
98.40,289.000,71.000,9640.000;
98.50,289.000,70.000,9641.000;
98.60,289.000,69.000,9642.000;
98.70,289.000,69.000,9642.000;
98.80,289.000,67.000,9644.000;
98.90,289.000,67.000,9644.000;
99.00,289.000,67.000,9644.000;
99.10,289.000,67.000,9644.000;
99.20,289.000,67.000,9644.000;
99.30,289.000,66.000,9645.000;
99.40,289.000,65.000,9646.000;
99.50,289.000,64.000,9647.000;
99.60,289.000,64.000,9647.000;
99.70,289.000,64.000,9647.000;
99.80,289.000,63.000,9648.000;
99.90,289.000,62.000,9649.000;
100.00,289.000,60.000,9651.000;
100.10,289.000,60.000,9651.000;
100.20,289.000,60.000,9651.000;
100.30,289.000,59.000,9652.000;
100.40,289.000,59.000,9652.000;
100.50,289.000,59.000,9652.000;
100.60,289.000,57.000,9654.000;
100.70,289.000,57.000,9654.000;
100.80,289.000,57.000,9654.000;
100.90,289.000,57.000,9654.000;
101.00,289.000,56.000,9655.000;
101.10,289.000,54.000,9657.000;
101.20,289.000,54.000,9657.000;
101.30,289.000,53.000,9658.000;
101.40,289.000,53.000,9658.000;
101.50,289.000,53.000,9658.000;
101.60,289.000,52.000,9659.000;
101.70,289.000,52.000,9659.000;
101.80,289.000,52.000,9659.000;
101.90,289.000,51.000,9660.000;
102.00,289.000,50.000,9661.000;
102.10,289.000,50.000,9661.000;
102.20,289.000,50.000,9661.000;
102.30,289.000,50.000,9661.000;
102.40,289.000,49.000,9662.000;
102.50,289.000,49.000,9662.000;
102.60,289.000,49.000,9662.000;
102.70,289.000,49.000,9662.000;
102.80,289.000,49.000,9662.000;
102.90,289.000,48.000,9663.000;
103.00,289.000,48.000,9663.000;
103.10,289.000,48.000,9663.000;
103.20,289.000,48.000,9663.000;
103.30,288.000,49.000,9663.000;
103.40,288.000,49.000,9663.000;
103.50,288.000,48.000,9664.000;
103.60,288.000,46.000,9666.000;
103.70,287.000,47.000,9666.000;
103.80,287.000,47.000,9666.000;
103.90,287.000,45.000,9668.000;
104.00,287.000,45.000,9668.000;
104.10,287.000,44.000,9669.000;
104.20,287.000,44.000,9669.000;
104.30,287.000,42.000,9671.000;
104.40,287.000,42.000,9671.000;
104.50,287.000,41.000,9672.000;
104.60,287.000,40.000,9673.000;
104.70,287.000,40.000,9673.000;
104.80,287.000,40.000,9673.000;
104.90,287.000,40.000,9673.000;
105.00,287.000,40.000,9673.000;
105.10,287.000,40.000,9673.000;
105.20,287.000,40.000,9673.000;
105.30,287.000,40.000,9673.000;
105.40,287.000,39.000,9674.000;
105.50,287.000,39.000,9674.000;
105.60,287.000,39.000,9674.000;
105.70,287.000,37.000,9676.000;
105.80,287.000,37.000,9676.000;
105.90,287.000,37.000,9676.000;
106.00,287.000,37.000,9676.000;
106.10,286.000,38.000,9676.000;
106.20,286.000,37.000,9677.000;
106.30,286.000,37.000,9677.000;
106.40,286.000,37.000,9677.000;
106.50,286.000,37.000,9677.000;
106.60,286.000,37.000,9677.000;
106.70,286.000,37.000,9677.000;
106.80,286.000,36.000,9678.000;
106.90,286.000,36.000,9678.000;
107.00,286.000,36.000,9678.000;
107.10,286.000,36.000,9678.000;
107.20,286.000,36.000,9678.000;
107.30,286.000,36.000,9678.000;
107.40,286.000,36.000,9678.000;
107.50,286.000,35.000,9679.000;
107.60,286.000,35.000,9679.000;
107.70,286.000,35.000,9679.000;
107.80,286.000,35.000,9679.000;
107.90,286.000,33.000,9681.000;
108.00,286.000,33.000,9681.000;
108.10,286.000,33.000,9681.000;
108.20,286.000,33.000,9681.000;
108.30,286.000,33.000,9681.000;
108.40,286.000,33.000,9681.000;
108.50,286.000,33.000,9681.000;
108.60,286.000,33.000,9681.000;
108.70,285.000,33.000,9682.000;
108.80,285.000,33.000,9682.000;
108.90,285.000,32.000,9683.000;
109.00,285.000,32.000,9683.000;
109.10,285.000,32.000,9683.000;
109.20,285.000,32.000,9683.000;
109.30,285.000,32.000,9683.000;
109.40,285.000,32.000,9683.000;
109.50,285.000,32.000,9683.000;
109.60,285.000,32.000,9683.000;
109.70,285.000,32.000,9683.000;
109.80,285.000,32.000,9683.000;
109.90,285.000,32.000,9683.000;
110.00,285.000,31.000,9684.000;
110.10,285.000,30.000,9685.000;
110.20,285.000,30.000,9685.000;
110.30,285.000,28.000,9687.000;
110.40,285.000,27.000,9688.000;
110.50,285.000,27.000,9688.000;
110.60,285.000,27.000,9688.000;
110.70,285.000,27.000,9688.000;
110.80,285.000,27.000,9688.000;
110.90,285.000,26.000,9689.000;
111.00,285.000,26.000,9689.000;
111.10,285.000,25.000,9690.000;
111.20,285.000,25.000,9690.000;
111.30,285.000,25.000,9690.000;
111.40,285.000,25.000,9690.000;
111.50,285.000,25.000,9690.000;
111.60,285.000,23.000,9692.000;
111.70,285.000,23.000,9692.000;
111.80,285.000,23.000,9692.000;
111.90,285.000,23.000,9692.000;
112.00,285.000,23.000,9692.000;
112.10,285.000,23.000,9692.000;
112.20,285.000,23.000,9692.000;
112.30,285.000,23.000,9692.000;
112.40,285.000,23.000,9692.000;
112.50,285.000,23.000,9692.000;
112.60,285.000,23.000,9692.000;
112.70,285.000,23.000,9692.000;
112.80,285.000,23.000,9692.000;
112.90,285.000,20.000,9695.000;
113.00,285.000,20.000,9695.000;
113.10,285.000,20.000,9695.000;
113.20,285.000,20.000,9695.000;
113.30,285.000,20.000,9695.000;
113.40,285.000,20.000,9695.000;
113.50,285.000,20.000,9695.000;
113.60,285.000,20.000,9695.000;
113.70,285.000,20.000,9695.000;
113.80,285.000,20.000,9695.000;
113.90,285.000,20.000,9695.000;
114.00,285.000,20.000,9695.000;
114.10,285.000,20.000,9695.000;
114.20,285.000,19.000,9696.000;
114.30,285.000,19.000,9696.000;
114.40,285.000,19.000,9696.000;
114.50,285.000,19.000,9696.000;
114.60,285.000,19.000,9696.000;
114.70,285.000,19.000,9696.000;
114.80,285.000,18.000,9697.000;
114.90,285.000,18.000,9697.000;
115.00,285.000,18.000,9697.000;
115.10,285.000,18.000,9697.000;
115.20,285.000,18.000,9697.000;
115.30,285.000,18.000,9697.000;
115.40,285.000,18.000,9697.000;
115.50,285.000,18.000,9697.000;
115.60,285.000,18.000,9697.000;
115.70,285.000,17.000,9698.000;
115.80,285.000,17.000,9698.000;
115.90,285.000,17.000,9698.000;
116.00,285.000,17.000,9698.000;
116.10,285.000,17.000,9698.000;
116.20,285.000,17.000,9698.000;
116.30,285.000,17.000,9698.000;
116.40,285.000,17.000,9698.000;
116.50,285.000,17.000,9698.000;
116.60,285.000,17.000,9698.000;
116.70,285.000,17.000,9698.000;
116.80,285.000,17.000,9698.000;
116.90,285.000,17.000,9698.000;
117.00,285.000,16.000,9699.000;
117.10,285.000,16.000,9699.000;
117.20,285.000,16.000,9699.000;
117.30,285.000,16.000,9699.000;
117.40,285.000,16.000,9699.000;
117.50,285.000,16.000,9699.000;
117.60,285.000,16.000,9699.000;
117.70,285.000,16.000,9699.000;
117.80,285.000,16.000,9699.000;
117.90,285.000,16.000,9699.000;
118.00,285.000,16.000,9699.000;
118.10,285.000,16.000,9699.000;
118.20,285.000,16.000,9699.000;
118.30,285.000,16.000,9699.000;
118.40,285.000,16.000,9699.000;
118.50,285.000,16.000,9699.000;
118.60,285.000,16.000,9699.000;
118.70,285.000,16.000,9699.000;
118.80,285.000,16.000,9699.000;
118.90,285.000,16.000,9699.000;
119.00,285.000,16.000,9699.000;
119.10,285.000,16.000,9699.000;
119.20,285.000,15.000,9700.000;
119.30,285.000,15.000,9700.000;
119.40,285.000,15.000,9700.000;
119.50,285.000,15.000,9700.000;
119.60,285.000,15.000,9700.000;
119.70,284.000,16.000,9700.000;
119.80,284.000,16.000,9700.000;
119.90,284.000,16.000,9700.000;
120.00,284.000,16.000,9700.000;
120.10,284.000,16.000,9700.000;
120.20,284.000,16.000,9700.000;
120.30,284.000,16.000,9700.000;
120.40,284.000,16.000,9700.000;
120.50,284.000,15.000,9701.000;
120.60,284.000,15.000,9701.000;
120.70,284.000,15.000,9701.000;
120.80,284.000,15.000,9701.000;
120.90,284.000,14.000,9702.000;
121.00,284.000,14.000,9702.000;
121.10,284.000,14.000,9702.000;
121.20,284.000,14.000,9702.000;
121.30,284.000,14.000,9702.000;
121.40,284.000,14.000,9702.000;
121.50,284.000,14.000,9702.000;
121.60,284.000,14.000,9702.000;
121.70,284.000,14.000,9702.000;
121.80,284.000,14.000,9702.000;
121.90,284.000,14.000,9702.000;
122.00,284.000,12.000,9704.000;
122.10,284.000,12.000,9704.000;
122.20,284.000,12.000,9704.000;
122.30,284.000,12.000,9704.000;
122.40,284.000,12.000,9704.000;
122.50,284.000,12.000,9704.000;
122.60,284.000,12.000,9704.000;
122.70,284.000,12.000,9704.000;
122.80,284.000,12.000,9704.000;
122.90,284.000,12.000,9704.000;
123.00,284.000,12.000,9704.000;
123.10,284.000,12.000,9704.000;
123.20,284.000,12.000,9704.000;
123.30,284.000,12.000,9704.000;
123.40,284.000,12.000,9704.000;
123.50,284.000,12.000,9704.000;
123.60,284.000,12.000,9704.000;
123.70,284.000,11.000,9705.000;
123.80,284.000,11.000,9705.000;
123.90,284.000,11.000,9705.000;
124.00,284.000,11.000,9705.000;
124.10,284.000,11.000,9705.000;
124.20,284.000,11.000,9705.000;
124.30,284.000,11.000,9705.000;
124.40,284.000,11.000,9705.000;
124.50,284.000,11.000,9705.000;
124.60,284.000,10.000,9706.000;
124.70,284.000,9.000,9707.000;
124.80,284.000,9.000,9707.000;
124.90,284.000,9.000,9707.000;
125.00,284.000,9.000,9707.000;
125.10,284.000,9.000,9707.000;
125.20,284.000,9.000,9707.000;
125.30,284.000,9.000,9707.000;
125.40,283.000,10.000,9707.000;
125.50,283.000,10.000,9707.000;
125.60,283.000,10.000,9707.000;
125.70,283.000,9.000,9708.000;
125.80,283.000,9.000,9708.000;
125.90,283.000,9.000,9708.000;
126.00,283.000,9.000,9708.000;
126.10,283.000,9.000,9708.000;
126.20,283.000,8.000,9709.000;
126.30,283.000,8.000,9709.000;
126.40,283.000,8.000,9709.000;
126.50,283.000,8.000,9709.000;
126.60,283.000,8.000,9709.000;
126.70,283.000,8.000,9709.000;
126.80,283.000,8.000,9709.000;
126.90,283.000,7.000,9710.000;
127.00,283.000,7.000,9710.000;
127.10,283.000,7.000,9710.000;
127.20,283.000,7.000,9710.000;
127.30,283.000,7.000,9710.000;
127.40,283.000,7.000,9710.000;
127.50,283.000,7.000,9710.000;
127.60,283.000,6.000,9711.000;
127.70,283.000,6.000,9711.000;
127.80,283.000,6.000,9711.000;
127.90,283.000,6.000,9711.000;
128.00,283.000,6.000,9711.000;
128.10,283.000,6.000,9711.000;
128.20,283.000,6.000,9711.000;
128.30,283.000,6.000,9711.000;
128.40,283.000,6.000,9711.000;
128.50,283.000,6.000,9711.000;
128.60,283.000,6.000,9711.000;
128.70,283.000,6.000,9711.000;
128.80,283.000,6.000,9711.000;
128.90,283.000,6.000,9711.000;
129.00,283.000,6.000,9711.000;
129.10,283.000,6.000,9711.000;
129.20,283.000,6.000,9711.000;
129.30,283.000,6.000,9711.000;
129.40,283.000,5.000,9712.000;
129.50,283.000,5.000,9712.000;
129.60,283.000,5.000,9712.000;
129.70,283.000,5.000,9712.000;
129.80,283.000,5.000,9712.000;
129.90,283.000,5.000,9712.000;
130.00,283.000,5.000,9712.000;
130.10,283.000,5.000,9712.000;
130.20,283.000,5.000,9712.000;
130.30,283.000,5.000,9712.000;
130.40,283.000,4.000,9713.000;
130.50,283.000,4.000,9713.000;
130.60,283.000,4.000,9713.000;
130.70,283.000,4.000,9713.000;
130.80,283.000,4.000,9713.000;
130.90,283.000,4.000,9713.000;
131.00,283.000,4.000,9713.000;
131.10,283.000,4.000,9713.000;
131.20,283.000,4.000,9713.000;
131.30,283.000,4.000,9713.000;
131.40,283.000,4.000,9713.000;
131.50,283.000,4.000,9713.000;
131.60,283.000,4.000,9713.000;
131.70,283.000,4.000,9713.000;
131.80,283.000,4.000,9713.000;
131.90,283.000,4.000,9713.000;
132.00,283.000,4.000,9713.000;
132.10,283.000,4.000,9713.000;
132.20,283.000,4.000,9713.000;
132.30,283.000,4.000,9713.000;
132.40,283.000,4.000,9713.000;
132.50,283.000,4.000,9713.000;
132.60,283.000,4.000,9713.000;
132.70,283.000,3.000,9714.000;
132.80,283.000,3.000,9714.000;
132.90,283.000,3.000,9714.000;
133.00,283.000,3.000,9714.000;
133.10,283.000,3.000,9714.000;
133.20,283.000,3.000,9714.000;
133.30,283.000,3.000,9714.000;
133.40,283.000,3.000,9714.000;
133.50,283.000,3.000,9714.000;
133.60,283.000,3.000,9714.000;
133.70,283.000,3.000,9714.000;
133.80,283.000,3.000,9714.000;
133.90,283.000,3.000,9714.000;
134.00,283.000,3.000,9714.000;
134.10,283.000,3.000,9714.000;
134.20,283.000,3.000,9714.000;
134.30,283.000,3.000,9714.000;
134.40,283.000,3.000,9714.000;
134.50,283.000,3.000,9714.000;
134.60,283.000,3.000,9714.000;
134.70,283.000,3.000,9714.000;
134.80,283.000,3.000,9714.000;
134.90,283.000,3.000,9714.000;
135.00,283.000,3.000,9714.000;
135.10,283.000,3.000,9714.000;
135.20,283.000,3.000,9714.000;
135.30,283.000,3.000,9714.000;
135.40,283.000,3.000,9714.000;
135.50,283.000,3.000,9714.000;
135.60,283.000,3.000,9714.000;
135.70,283.000,3.000,9714.000;
135.80,283.000,3.000,9714.000;
135.90,283.000,3.000,9714.000;
136.00,283.000,3.000,9714.000;
136.10,283.000,3.000,9714.000;
136.20,283.000,3.000,9714.000;
136.30,283.000,3.000,9714.000;
136.40,283.000,3.000,9714.000;
136.50,283.000,3.000,9714.000;
136.60,283.000,3.000,9714.000;
136.70,283.000,3.000,9714.000;
136.80,283.000,3.000,9714.000;
136.90,283.000,3.000,9714.000;
137.00,283.000,3.000,9714.000;
137.10,283.000,3.000,9714.000;
137.20,283.000,3.000,9714.000;
137.30,283.000,3.000,9714.000;
137.40,283.000,3.000,9714.000;
137.50,283.000,3.000,9714.000;
137.60,283.000,3.000,9714.000;
137.70,283.000,3.000,9714.000;
137.80,283.000,3.000,9714.000;
137.90,283.000,3.000,9714.000;
138.00,283.000,3.000,9714.000;
138.10,282.000,4.000,9714.000;
138.20,282.000,4.000,9714.000;
138.30,282.000,4.000,9714.000;
138.40,282.000,4.000,9714.000;
138.50,282.000,4.000,9714.000;
138.60,282.000,4.000,9714.000;
138.70,282.000,4.000,9714.000;
138.80,282.000,4.000,9714.000;
138.90,282.000,4.000,9714.000;
139.00,282.000,4.000,9714.000;
139.10,282.000,4.000,9714.000;
139.20,282.000,4.000,9714.000;
139.30,282.000,4.000,9714.000;
139.40,282.000,4.000,9714.000;
139.50,282.000,4.000,9714.000;
139.60,282.000,4.000,9714.000;
139.70,282.000,4.000,9714.000;
139.80,282.000,4.000,9714.000;
139.90,282.000,4.000,9714.000;
140.00,282.000,4.000,9714.000;
140.10,282.000,4.000,9714.000;
140.20,282.000,4.000,9714.000;
140.30,282.000,4.000,9714.000;
140.40,282.000,4.000,9714.000;
140.50,282.000,4.000,9714.000;
140.60,282.000,4.000,9714.000;
140.70,282.000,4.000,9714.000;
140.80,282.000,4.000,9714.000;
140.90,282.000,4.000,9714.000;
141.00,282.000,4.000,9714.000;
141.10,282.000,4.000,9714.000;
141.20,282.000,4.000,9714.000;
141.30,282.000,4.000,9714.000;
141.40,282.000,4.000,9714.000;
141.50,282.000,4.000,9714.000;
141.60,282.000,4.000,9714.000;
141.70,282.000,4.000,9714.000;
141.80,282.000,4.000,9714.000;
141.90,282.000,4.000,9714.000;
142.00,282.000,4.000,9714.000;
142.10,282.000,4.000,9714.000;
142.20,282.000,4.000,9714.000;
142.30,282.000,4.000,9714.000;
142.40,282.000,4.000,9714.000;
142.50,282.000,4.000,9714.000;
142.60,282.000,4.000,9714.000;
142.70,282.000,4.000,9714.000;
142.80,282.000,4.000,9714.000;
142.90,282.000,4.000,9714.000;
143.00,282.000,4.000,9714.000;
143.10,282.000,4.000,9714.000;
143.20,282.000,4.000,9714.000;
143.30,282.000,4.000,9714.000;
143.40,282.000,4.000,9714.000;
143.50,282.000,4.000,9714.000;
143.60,282.000,4.000,9714.000;
143.70,282.000,4.000,9714.000;
143.80,282.000,4.000,9714.000;
143.90,282.000,4.000,9714.000;
144.00,282.000,4.000,9714.000;
144.10,282.000,4.000,9714.000;
144.20,282.000,4.000,9714.000;
144.30,282.000,4.000,9714.000;
144.40,282.000,4.000,9714.000;
144.50,282.000,4.000,9714.000;
144.60,282.000,4.000,9714.000;
144.70,282.000,4.000,9714.000;
144.80,282.000,4.000,9714.000;
144.90,282.000,3.000,9715.000;
145.00,282.000,3.000,9715.000;
145.10,282.000,3.000,9715.000;
145.20,282.000,3.000,9715.000;
145.30,282.000,3.000,9715.000;
145.40,282.000,3.000,9715.000;
145.50,282.000,3.000,9715.000;
145.60,282.000,3.000,9715.000;
145.70,282.000,3.000,9715.000;
145.80,282.000,3.000,9715.000;
145.90,282.000,3.000,9715.000;
146.00,282.000,3.000,9715.000;
146.10,282.000,3.000,9715.000;
146.20,282.000,3.000,9715.000;
146.30,282.000,3.000,9715.000;
146.40,282.000,3.000,9715.000;
146.50,282.000,3.000,9715.000;
146.60,282.000,3.000,9715.000;
146.70,282.000,3.000,9715.000;
146.80,282.000,3.000,9715.000;
146.90,282.000,2.000,9716.000;
147.00,282.000,2.000,9716.000;
147.10,282.000,2.000,9716.000;
147.20,282.000,2.000,9716.000;
147.30,282.000,2.000,9716.000;
147.40,282.000,2.000,9716.000;
147.50,282.000,2.000,9716.000;
147.60,282.000,2.000,9716.000;
147.70,282.000,2.000,9716.000;
147.80,282.000,2.000,9716.000;
147.90,282.000,2.000,9716.000;
148.00,282.000,2.000,9716.000;
148.10,282.000,2.000,9716.000;
148.20,282.000,2.000,9716.000;
148.30,282.000,2.000,9716.000;
148.40,282.000,2.000,9716.000;
148.50,282.000,2.000,9716.000;
148.60,282.000,2.000,9716.000;
148.70,282.000,2.000,9716.000;
148.80,282.000,2.000,9716.000;
148.90,282.000,2.000,9716.000;
149.00,282.000,2.000,9716.000;
149.10,282.000,2.000,9716.000;
149.20,282.000,2.000,9716.000;
149.30,282.000,2.000,9716.000;
149.40,282.000,2.000,9716.000;
149.50,282.000,2.000,9716.000;
149.60,282.000,2.000,9716.000;
149.70,282.000,2.000,9716.000;
149.80,282.000,2.000,9716.000;
149.90,282.000,2.000,9716.000;
150.00,282.000,2.000,9716.000;
];
time = dynamics (:, 1);
susceptible = dynamics (:, 2);
infected = dynamics (:, 3);
recovered = dynamics (:, 4);
totalPopulation = susceptible(1) + infected(1) + recovered(1);
susceptibleRatio = susceptible ./ totalPopulation;
infectedRatio = infected ./ totalPopulation;
recoveredRatio = recovered ./ totalPopulation;
steps = length (time);
indices = 0 : steps - 1;
replications = 0;
figure
plot (indices, susceptibleRatio.', 'color', 'blue', 'linewidth', 2);
hold on
plot (indices, infectedRatio.', 'color', 'red', 'linewidth', 2);
hold on
plot (indices, recoveredRatio.', 'color', 'green', 'linewidth', 2);
set(gca,'YTick',0:0.05:1.0);
set(gca,'XTick', indices(1:100:end), 'xticklabel', time(1:100:end));
xlabel ('Time');
ylabel ('Population Ratio');
legend('Susceptible','Infected', 'Recovered');
%titleStr = sprintf('SIR Dynamics of %i agents, with 0.10 dt, %i steps, 0 replications', totalPopulation, steps)
%title (titleStr);
